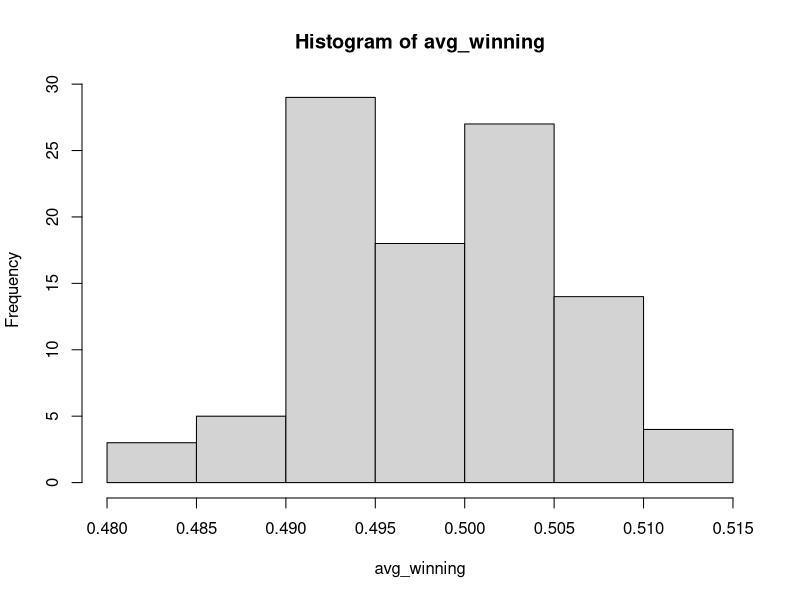
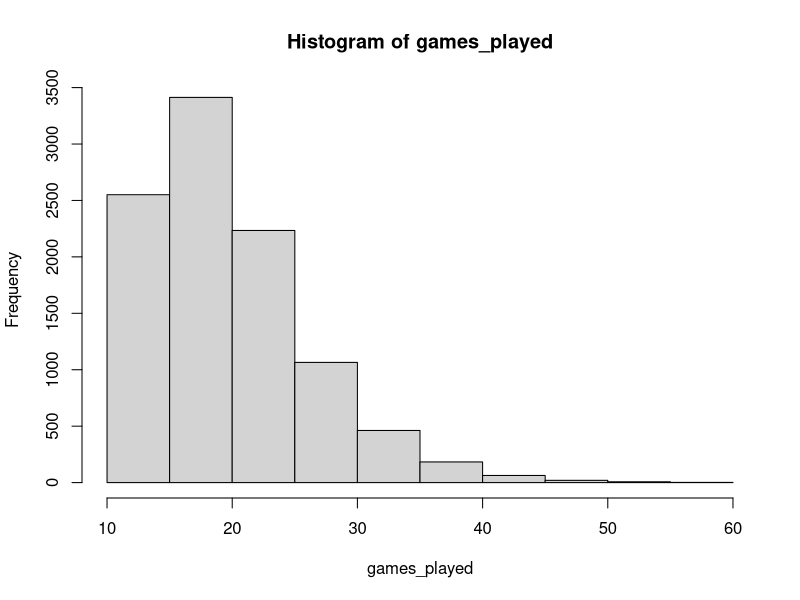
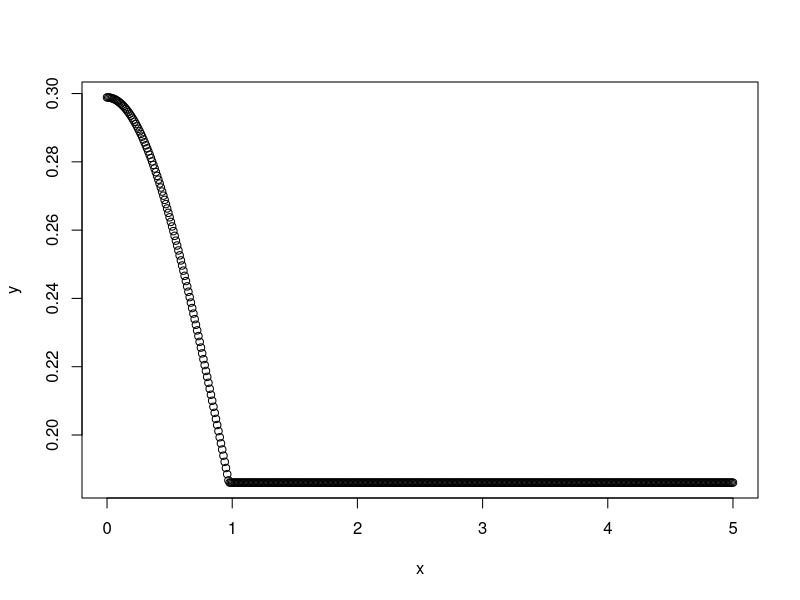
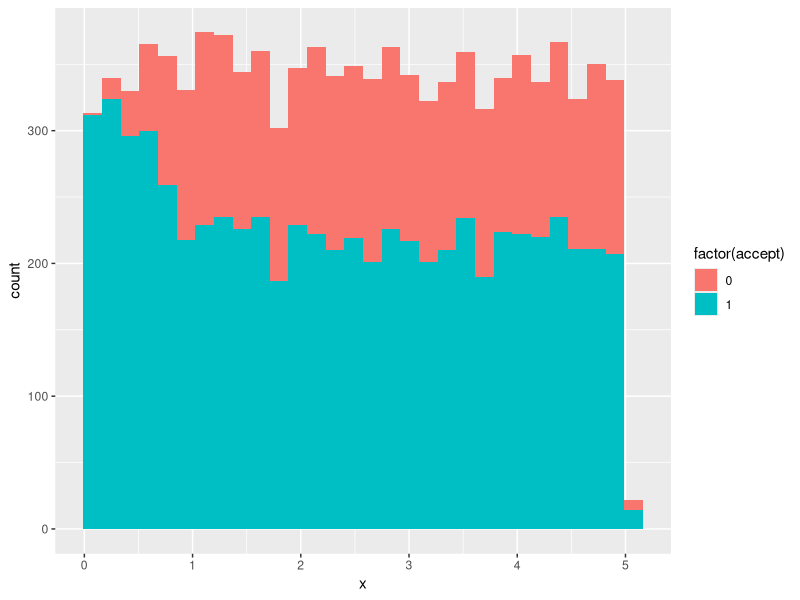

Write the R code that produced these figures, in order. (Note: a time limit stopped this script after it produced the figures.)
setwd("/Users/krishanth/Code/r/students_guide_to_bayes")
library(tidyverse)

fairground_game <- function() {
  entry <- rbinom(1, 1, 0.5)
  if (entry == 1) {
    H <- rbinom(1, 2, 0.5)
    if (H == 2) {
      2
    } else if (H == 1) {
      1
    } else {
      0
    }
  } else {
    0
  }
}

# Checking Expected Value of winnings when there is no entry fee
avg_winning <- 0
for (i in 1:100) {
  w <- 0
  for (j in 1:10000) {
    w[j] <- fairground_game()
  }
  avg_winning[i] <- mean(w)
}

hist(avg_winning)

game_count <- function(balance, entry) {
  games <- 0
  while (balance > 0) {
    winnings <- fairground_game() - entry
    balance <- balance + winnings
    games <- games + 1
  }
  games
}

game_count(10, 1)

games_played <- 0
for (i in 1:10000) {
  games_played[i] <- game_count(10, 1)
}

hist(games_played)
mean(games_played)

q12p4 <- function(balance, entry, games) {
  numGames <- 0
  for (i in 1:games) {
    if (balance >= entry) {
      winnings <- fairground_game() - entry
      balance <- balance + winnings
      numGames <- numGames + 1
    } else {
      break
    } 
  }
  numGames
}

q12p4(10, 0.49, 100)

bals <- 0
for (i in 1:10000) {
  bals[i] <- q12p4(10, 0.49, 100)
}

mean(bals < 100)

################################################################################

integrand <- function(x) {
  y <- ifelse(
    x < 0.9735,
    (1/1.33485)*(1/sqrt(2*pi))*exp(-x^2/2),
    ifelse(
      x <= 5,
      0.186056,
      0
    )
  )
  return(y)
}

x <- seq(0, 5, 0.01)
y <- integrand(x)
plot(x, y)

tmp <- integrate(integrand, lower = 0, upper = 5)
tmp$value

upper <- max(y)

independent_sampling <- function(n) {
  sample_x <- 0
  sample_y <- 0
  accept <- 0
  for (i in 1:n) {
    sample_x[i] <- runif(1, 0, 5)
    y <- runif(1, 0, upper)
    sample_y[i] <- integrand(sample_x[i])
    accept[i] <- ifelse(y < sample_y[i], 1, 0)
  }
  return(data.frame(x = sample_x, y = sample_y, accept = accept))
}

samples <- independent_sampling(10000)

ggplot(samples, aes(x, fill = factor(accept))) +
  geom_histogram(position = "stack", bins = 30, center = 1.8)

print(mean(samples$x[samples$accept == 1], 100))
print(var(samples$x[samples$accept == 1]))

mean_dist <- 0
for (j in 1:1000) {
  df <- independent_sampling(10000)
  mean_dist[j] <- mean(df$x[df$accept == 1], 100)
}

hist(mean_dist)
mean(mean_dist)
var(mean_dist)

a_mean <- integrate(function (x) x*integrand(x), 0, 5)$value
a_var <- integrate(function (x) x^2*integrand(x), 0, 5)$value - a_mean^2

g_method <- function(n) {
  g_mean <- 0
  for (k in 1:n) {
    fgx <- runif(1, 0, 5)
    ffx <- integrand(fgx)
    g_mean[k] <- fgx*ffx*5
  }
  return(mean(g_mean))
}

g_method(10000)

################################################################################

x <- rnorm(500000)
f <- x^3
mean(f)/2

################################################################################
#12.4

markov_coin <- function(n) {
  sampling <- 0
  for (i in 1:10000) {
    x <- rbernoulli(n)
    sampling[i] <- mean(x)
  }
  hist(sampling)
}

markov_coin(1000)

mc_sim <- function(n, epsilon) {
  P <- matrix(c(0.5 + epsilon, 0.5 + epsilon, 0.5 - epsilon, 0.5 - epsilon), nrow = 2, ncol = 2)
  rownames(P) <- c("H", "T")
  colnames(P) <- c("H", "T")
  states_vector <- vector(mode = "character", length = n)
  state <- ifelse(rbernoulli(1) == 1, "H", "T")
  states_vector[1] <- state
  for (i in 2:n) {
    state <- ifelse(which(rmultinom(1, 1, P[state, ]) == 1) == 1, "H", "T")
    states_vector[i] <- state
  }
  states_vector <- ifelse(states_vector == "H", 1, 0)
  return(states_vector)
}

epsilon <- seq(0, 0.5, 0.05)

ep_val <- 0
n_val <- 0
mean_val <- 0

for (i in 1:length(epsilon)) {
  for (j in 1:1000) {
    ep_val[1000*(i-1)+j] <- epsilon[i]
    n_val[1000*(i-1)+j] <- 100
    mean_val[1000*(i-1)+j] <- mean(mc_sim(100, epsilon[i]))
  }
}

df <- data.frame(epsilon = ep_val, n = n_val, mean = mean_val) %>%
  mutate(error = abs(0.5 - mean))

ggplot(df, aes(epsilon, mean, color = factor(epsilon))) +
  geom_boxplot()

df %>%
  filter(epsilon == 0.25) %>%
  select(mean) %>%
  ggplot(aes(mean)) +
  geom_histogram(bins = 30, fill = "white", color = "black")

df %>%
  select(epsilon, error) %>%
  group_by(epsilon) %>%
  summarise(avg_error = mean(error)) %>%
  ggplot(aes(epsilon, avg_error)) +
  geom_line() +
  geom_point()

s <- 0
indep <- 0
dep <- 0
for (i in 1:100) {
  for (j in 1:1000) {
    indep[1000*(i-1)+j] <- mean(mc_sim(i, 0))
    dep[1000*(i-1)+j] <- mean(mc_sim(i, 9/20))
    s[1000*(i-1)+j] <- i
  }
}

df2 <- data.frame(s = s, indep, dep) %>%
  group_by(s) %>%
  summarize(avg_dep_error = sd(dep), avg_indep_error = sd(indep)) %>%
  mutate(
    avg_dep_error = avg_dep_error/sqrt(i),
    avg_indep_error = avg_indep_error/sqrt(i)
  ) %>%
  pivot_longer(cols = c(avg_indep_error, avg_dep_error), names_to = "dependency", values_to = "error")

ggplot(df2, aes(s, error, color = dependency)) +
  geom_line() +
  geom_point()

indep <- 0
dep <- 0
for (i in 1:100) {
  ind_mean <- mean(mc_sim(i, 0))
  indep[i] <- sqrt((ind_mean*(1-ind_mean))/i)
  dep_mean <- mean(mc_sim(i, 9/20))
  dep[i] <- sqrt((dep_mean*(1-dep_mean))/i)
}

df2 <- data.frame(s = 1:100, indep, dep) %>%
  pivot_longer(cols = c(indep, dep), names_to = "dependency", values_to = "error")

ggplot(df2, aes(s, error, color = dependency)) +
  geom_line() +
  geom_point()

################################################################################
#12.6.1

coin_prng <- function(n) {
  X <- 0
  for (i in 1:n) {
    toss <- rbernoulli(2)
    if (toss[1] == FALSE & toss[2] == FALSE) {
      X[i] <- NA
    } else {
      if (toss[1] == TRUE & toss[2] == TRUE) {
        X[i] <- 1
      } else {
        X[i] <- 0
      }
    }
  }
  X[!is.na(X)]
}

Y <- coin_prng(10000)
hist(Y)

#12.6.2

coin_std_normal <- function(n) {
  x <- 0
  for (i in 1:n) {
      x[i] <- (sqrt(1000) * (mean(rbinom(1000, 1, 0.5)) - 0.5))/0.5
  }
  return(x)
}

y <- coin_std_normal(10000)
mean(y)
sd(y)
hist(y)

################################################################################
#12.7.2

lcg <- function(a, b, m, s, n) {
  x <- 0
  x[1] <- s
  for (i in 2:n) {
    x[i] <- (a*s + b) %% m
    s <- x[i]
  }
  return(x/m)
}

y <- lcg(2, 3, 10, 5, 1000)

y1 <- lcg(1229, 1, 2048, 1, 10000)
hist(y1)

x1 <- y1[seq(1, 10000, 2)]
x2 <- y1[seq(2, 10000, 2)]
plot(x1, x2)

y2 <- lcg(1597, 51749, 244944, 1, 10000)
hist(y2)

x1 <- y2[seq(1, 10000, 2)]
x2 <- y2[seq(2, 10000, 2)]
plot(x1, x2)
